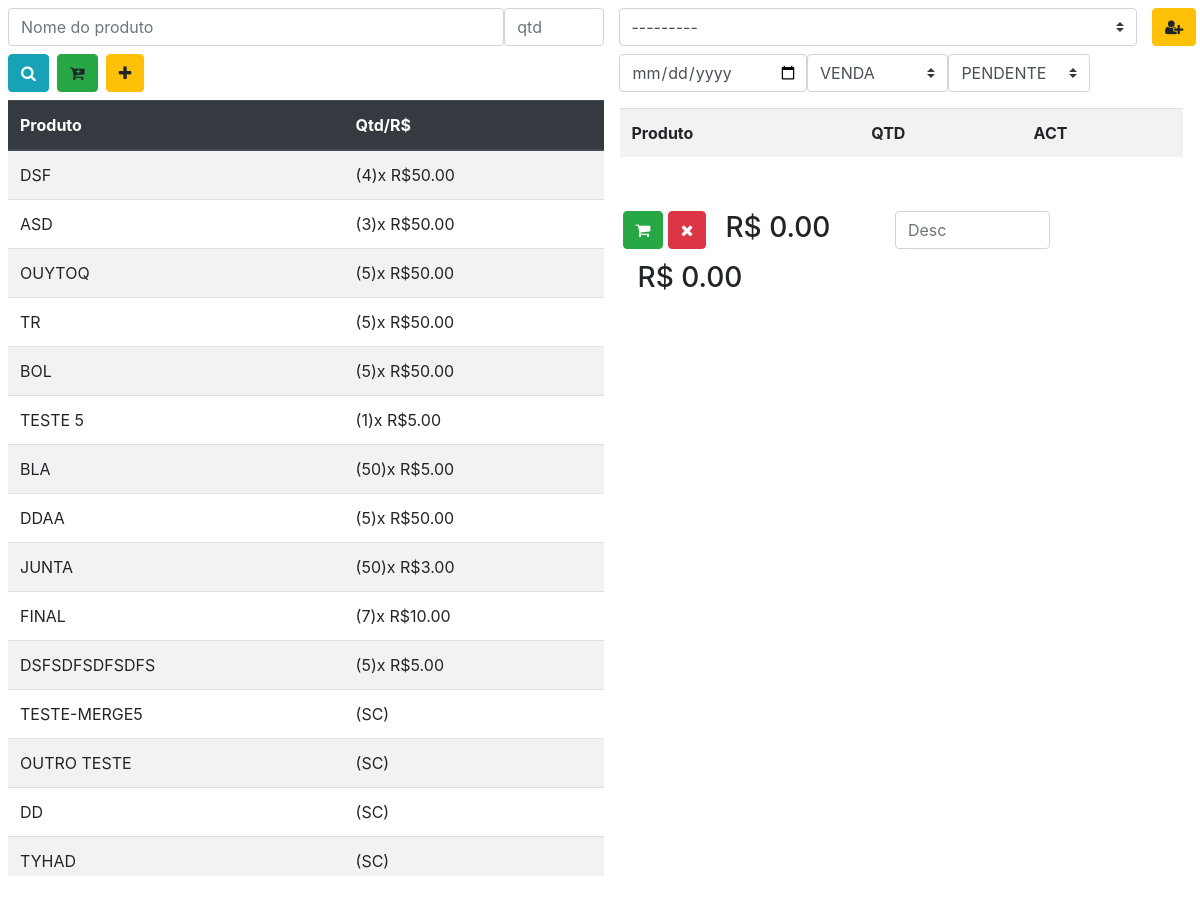
Page /salebuy/ on the earlier database version.
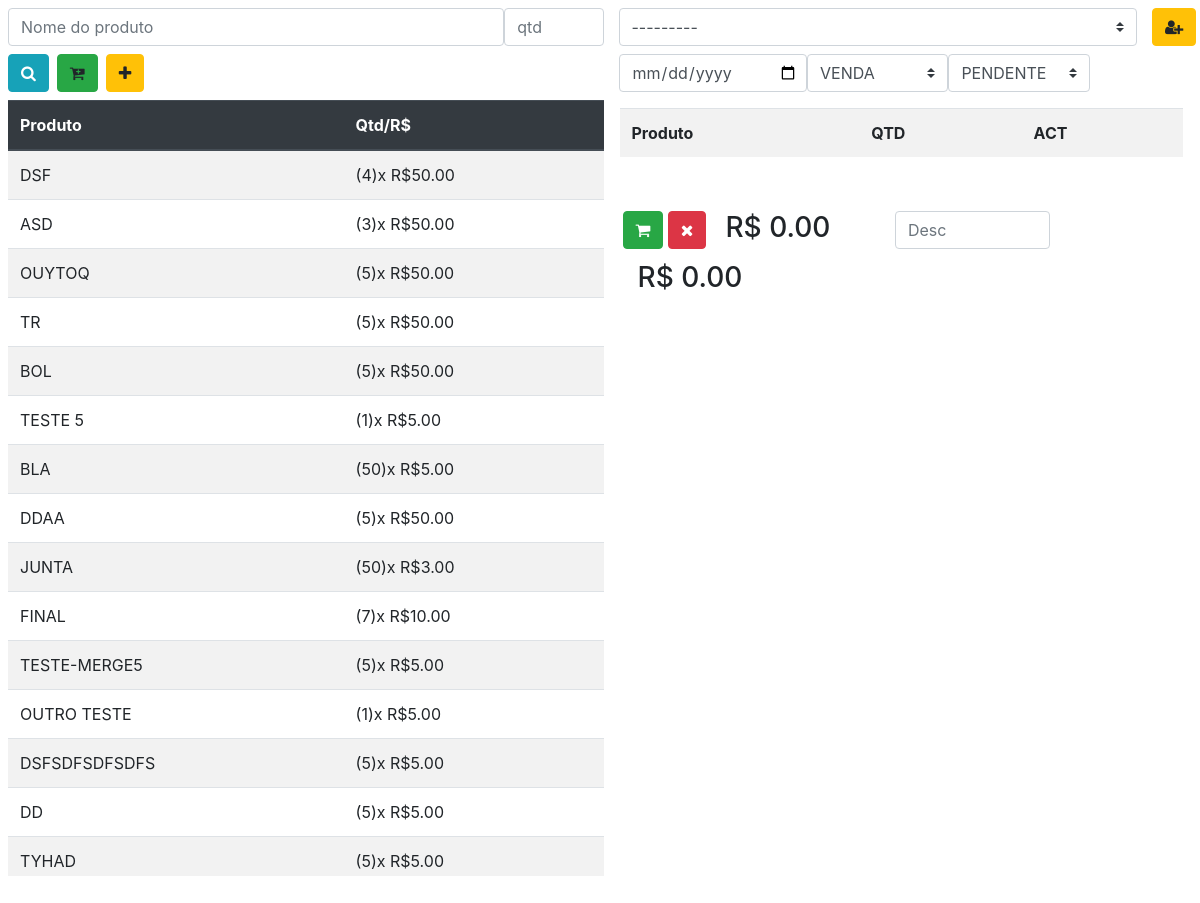
Same page on the later database version.
### operations/models.py (models this page shows)
class Stock(models.Model):
    product = models.OneToOneField(Product, on_delete=models.PROTECT)
    qtd = models.IntegerField( default=0, validators=[ MinValueValidator(0)] )
    sale_price = models.DecimalField(max_digits=8, decimal_places=2)
    def __str__(self):
        return self.product.name

class Product(models.Model):
    name    = models.CharField(max_length=100)
    brand   = models.CharField(max_length=50)
    unit    = models.CharField(max_length=50, default='UNIDADE')
    def __str__(self):
        return self.name

### operations/views.py (the view, shortened to what this page needs)
# urls.py: path('salebuy/', salebuy, name='salebuy'),
def salebuy(request):
    errors = []
    pesquisa = request.GET.get('product', None)
    form = SalesOrBuyForm(request.POST or None, )
    input_cart = request.POST.get('input_cart' or None)
    list_prod = []
    stock_list = []
    if input_cart and len(strToArrayObj(input_cart)[1]) == 0:
        list_cartitems = strToArrayObj(input_cart)[0]
    else:
        errors.append('CartError: Empyt Cart')
        list_cartitems = []
    def addOperation(item):
        Operation.objects.create(description=item['description'],
                                 orig_dest=item['orig_dest'], credit=item['credit'], debt=item['debt'],
                                 status=item['status'], date=item['date'],
                                 )
    def addCartItem(i, OPID):
        pkId = int(idValid(i['product'], 'P')) if idValid(
            i['product'], 'P') else i['product']
        ID = Product.objects.get(pk=pkId)
        IDSB = SalesOrBuy.objects.get(pk=OPID)
        CartItem.objects.create(product=ID, qtd=i['qtd'], opid=IDSB)
    def updateStock(id, qtd):
        Stock.objects.filter(pk=id).update(qtd=qtd)
    def addCompra(opId):
        total = 0
        for item in list_cartitems:
            pkId = int(idValid(item['product'], 'P')) if idValid(
                item['product'], 'P') else item['product']
            product_item = Product.objects.get(pk=pkId)
            if idValid(item['product'], 'P'):
                try:
                    Stock.objects.create(
                        product=product_item, qtd=item['qtd'], sale_price=item['price'])
                    total = total + item['qtd'] * item['price']
                except IntegrityError:
                    stockItem = Stock.objects.filter(product=product_item)[0]
                    qtd = stockItem.qtd+item['qtd']
                    updateStock(stockItem.id, qtd)
                    total = total + item['qtd'] * stockItem.sale_price
            else:
                stockItem = Stock.objects.filter(product=product_item)[0]
                qtd = stockItem.qtd+item['qtd']
                updateStock(stockItem.id, qtd)
                total = total + (item['qtd']*stockItem.sale_price)
            addCartItem(item, opid.id)
        return total
    def addVenda(opId):
        total = 0
        for item in list_cartitems:
            stockItem = Stock.objects.filter(product=item['product'])[0]
            if stockItem.qtd < item['qtd']:
                errors.append('StockError: Insufficient stock quantity')
                return False
            qtd = stockItem.qtd-item['qtd']
            updateStock(stockItem.id, qtd)
            addCartItem(item, opid.id)
            total = total + (stockItem.sale_price * item['qtd'])
        return total
    def setList():
        __UNIQUE_CTRL_LIST__ = []
        stock = Stock.objects.all()
        lp = Product.objects.all()
        list_prod.clear
        stock_list.clear
        if pesquisa != None:
            terms = pesquisa.split()
            lista = lp.filter(name__icontains=pesquisa)
        else:
            lista = lp
        for prod in lista:
            try:
                sti = stock.filter(product__exact=prod.pk)
                if sti and sti[0] not in stock_list and sti[0].product.name not in __UNIQUE_CTRL_LIST__:
                    stock_list.append(sti[0])
                    __UNIQUE_CTRL_LIST__.append(sti[0].product.name)
                elif prod not in list_prod and prod.name not in __UNIQUE_CTRL_LIST__:
                    list_prod.append(prod)
                    __UNIQUE_CTRL_LIST__.append(prod.name)
            except IndexError as err:
                errors.append(err)
    setList()
    print(request.POST.get('input_cart'))
    data = {
        'form': form,
        'stock': stock_list,
        'errors': errors,
        'products': list_prod}
    return render(request, 'salebuy.html', data)

### operations/forms.py
class SalesOrBuyForm(ModelForm):
    class Meta:
        model = SalesOrBuy
        fields = (
            'client',
            'mode',
            'status',
            'date',
             )

### operations/models.py (called while the page is built)
    def __str__(self):
        return self.name

### operations/templates/salebuy.html (shortened to what this page needs)
{% extends 'base.html' %}
{% load static %}
{% load bootstrap %}
{% block 'links' %}
<link rel="stylesheet" type="text/css" href="{% static 'style.css' %}">
{% endblock 'links' %}
{% block 'content' %}
<div class="row ml-2 mt-2 pr-3">
  <div id="left-pane" class="col-sm-12 col-md-6 ">
    <div id="search_field" class="">
      <form id="search_form" method="GET">
        <div class="row">
          <input id="product" name="product" placeholder="Nome do produto" type="text" class="form-control col-10 mb-2">
          <input id="qtd" placeholder="qtd" type="number" class="form-control col-2 mb-2">
        </div>
        <div class="row">
          <button class="btn btn-info mb-2 mr-2" onClick="search()"><i class="fa fa-search"></i></button>
          <a class="btn btn-success mb-2 mr-2" onClick="addCart()"><i class="fa fa-cart-plus"></i></a>
          <a id="btn_add-prod" class="btn btn-warning mb-2 mr-2">
            <i class="fa fa-plus"></i></a>
        </div>
      </form>
    </div>
    <div class="row scroll1">
      <table class="table table-striped">
        <thead class="thead-dark">
          <tr>
            <th scope="col">Produto</th>
            <th scope="col">Qtd/R$</th>
          </tr>
        </thead>
        <tbody>
          {% for item in stock %}
          <tr>
            <td id="{{item.pk}}" onClick="addToRegister([{{item.product.pk}},'{{item}}', {{item.sale_price}}])">
              {{item.product}}
            </td>
            <td>
              {% if item.qtd > 0 %}
              ({{item.qtd}})x R${{item.sale_price}}
              {% else %}
              (SE)
              {% endif %}
            </td>
          </tr>
          {% endfor %}
          {% for item in products %}
          <tr>
            <td id="P{{item.pk}}" onClick="addToRegister(['P{{item.pk}}','{{item}}', 0])">
              {{item.name}}
            </td>
            <td>(SC)</td>
          </tr>
          {% endfor %}
        </tbody>
      </table>
    </div>
  </div>
  <div id="rigth-pane" class="col-sm-12 col-md-6">
    <form id="form-sale-buy" method="POST">
      <div id="info_client" class="col-sm-12">
        <div class="row mb-2">
          <select class="custom-select col-10 col-md-11" id="client" name="client">
            {% for item in form.client %}
              {{item}}
            {% endfor %}
          </select>
          <div class="col-2 col-md-1"><a id="btn_add-client" class="btn btn-warning"><i class="fa fa-user-plus"></i></a>
          </div>
        </div>
        <div class="row">
          <input id="date" name="date" type="date" class="form-control col-6 col-md-4 pr-2 mb-2">
          <select class="custom-select col-6 col-md-3 mb-2" id="mode" name="mode">
            <option value="0">VENDA</option>
          </select>
          <select class="custom-select col-12 col-md-3" id="status" name="status">
            <option value="0">PENDENTE</option>
          </select>
        </div>
      </div>
      <div id="list_cart" class="row pl-3 pr-3 mt-2 scroll1">
        <table id="cart" class="table table-striped">
        </table>
      </div>
      <div id="menu_close" class="row  ml-1 mr-2">
        <div class="mt-2 mr-1">
          <button type="button" onClick="formSubmit()" class="btn btn-success"><i
              class="fa fa-shopping-cart"></i></button>
          <button class="btn btn-danger"><i class="fa fa-times"></i></button>
        </div>
        <div class="col-7 col-md-4 mt-2">
          <h3 id="totalop"></h3>
        </div>
        <div class="mt-2 mr-4">
          <input id="off" type="number" step="0.1" onChange="setTotalOp()" class="form-control" placeholder="Desc">
        </div>
        <div class="col-7 col-md-4 mt-2">
          <h3 id="totalopOff"></h3>
        </div>
      </div>
    </form>
  </div>
</div>
{% endblock 'content' %}

Differences in the rows shown:
no longer on this page (row unchanged): Product: name "TESTE-MERGE5"
no longer on this page (row unchanged): Product: name "OUTRO TESTE"
no longer on this page (row unchanged): Product: name "DD"
no longer on this page (row unchanged): Product: name "TYHAD"
added Stock: product "TESTE-MERGE5", qtd "5", sale_price "5.00"
added Stock: product "OUTRO TESTE", qtd "1", sale_price "5.00"
added Stock: product "DD", qtd "5", sale_price "5.00"
added Stock: product "TYHAD", qtd "5", sale_price "5.00"
